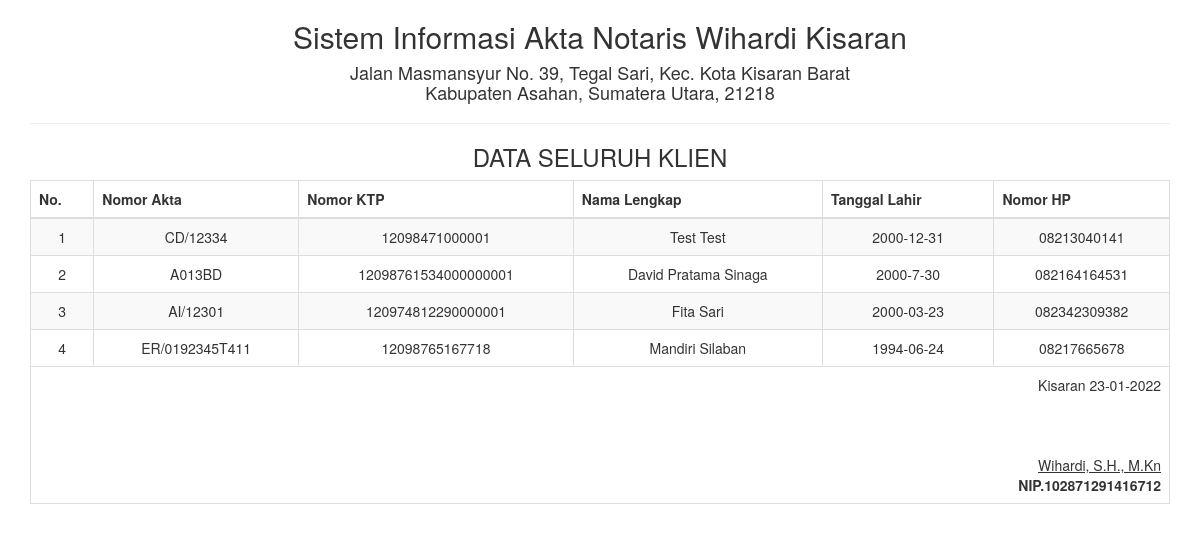
Screenshot of /report/peminjaman_semua.php with the database file from the repository.
### tables this page shows
CREATE TABLE `klien` (
  `no_akta` varchar(50) NOT NULL,
  `no_ktp` varchar(50) NOT NULL,
  `nama` varchar(50) NOT NULL,
  `tgl_lahir` varchar(25) NOT NULL,
  `no_hp` varchar(25) NOT NULL,
  `id` int(5) NOT NULL
);

### report/peminjaman_semua.php (the view, shortened to what this page needs)
<!DOCTYPE html>
<html>
    <head>
        <link href="../Assets/css/bootstrap.min.css" rel="stylesheet" type="text/css"/>
    </head>
    <body onload="print()">
        <?php
        include '../config/koneksi.php';
        ?>
        <div class="container">
            <div class='row'>
                <div class="col-sm-12">
                    <div class="text-center">
                        <h2>Sistem Informasi Akta Notaris Wihardi Kisaran </h2>
                        <h4> Jalan Masmansyur No. 39, Tegal Sari, Kec. Kota Kisaran Barat <br>  Kabupaten Asahan, Sumatera Utara, 21218</h4>
                        <hr>
                        <h3>DATA SELURUH KLIEN </h3>
                        <table class="table table-bordered table-striped table-hover">
                        <tbody>
                                <thead>
								<tr>
									<th>No.</th><th width="18%">Nomor Akta</th><th>Nomor KTP</th><th>Nama Lengkap</th><th>Tanggal Lahir</th><th>Nomor HP</th>
								</tr>
								</thead>
							<tbody>
                            <?php
                            $sql = "SELECT * FROM klien";
                            $query = mysqli_query($koneksi, $sql) or die("SQL Anda Salah");
                            $nomor = 0;
                            while ($data = mysqli_fetch_array($query)) {
                                $nomor++;
                                ?>
                                <tr>
                                    <td><?= $nomor ?></td>
                                    <td><?= $data['no_akta'] ?></td>
									                  <td><?= $data['no_ktp'] ?></td>
                                    <td><?= $data['nama'] ?></td>
                                    <td><?= $data['tgl_lahir'] ?></td>
                                    <td><?= $data['no_hp'] ?></td>
                                </tr>
                            <?php } ?>
							</tbody>
                        </tbody>
                            <tfoot>
                                <tr>
                                    <td colspan="8" class="text-right">
                                        Kisaran  <?= date("d-m-Y") ?>
                                        <br><br><br><br>
                                        <u>Wihardi, S.H., M.Kn<strong></u><br>
                                        NIP.102871291416712
									</td>
								</tr>
							</tfoot>
                        </table>
                    </div>
                </div>
            </div>
    </body>
</html>

### rows the page displays
klien: no_akta "CD/12334", no_ktp "12098471000001", nama "Test Test", tgl_lahir "2000-12-31", no_hp "08213040141"
klien: no_akta "A013BD", no_ktp "12098761534000000001", nama "David Pratama Sinaga", tgl_lahir "2000-7-30", no_hp "082164164531"
klien: no_akta "AI/12301", no_ktp "120974812290000001", nama "Fita Sari", tgl_lahir "2000-03-23", no_hp "082342309382"
klien: no_akta "ER/0192345T411", no_ktp "12098765167718", nama "Mandiri Silaban", tgl_lahir "1994-06-24", no_hp "08217665678"
